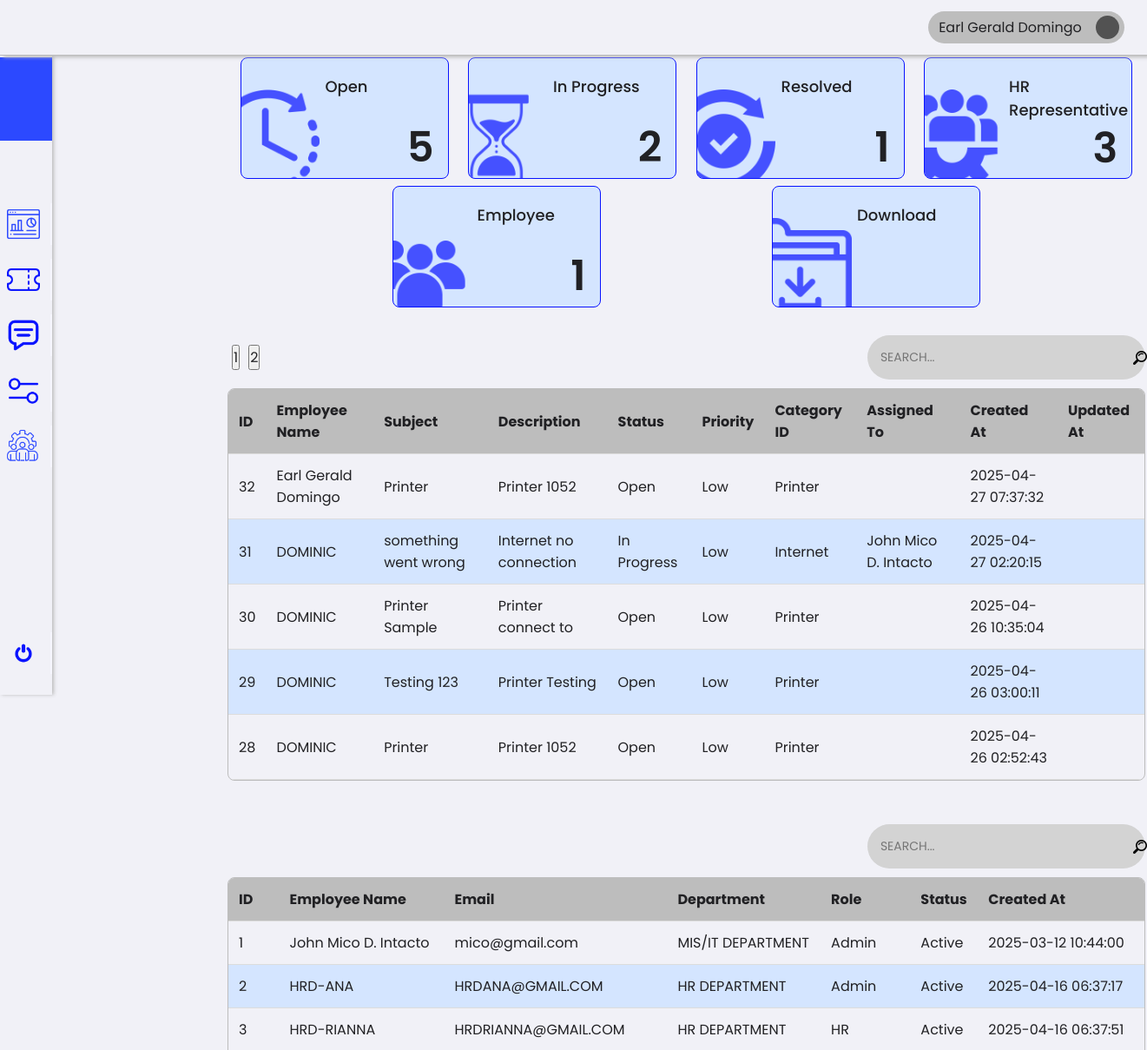
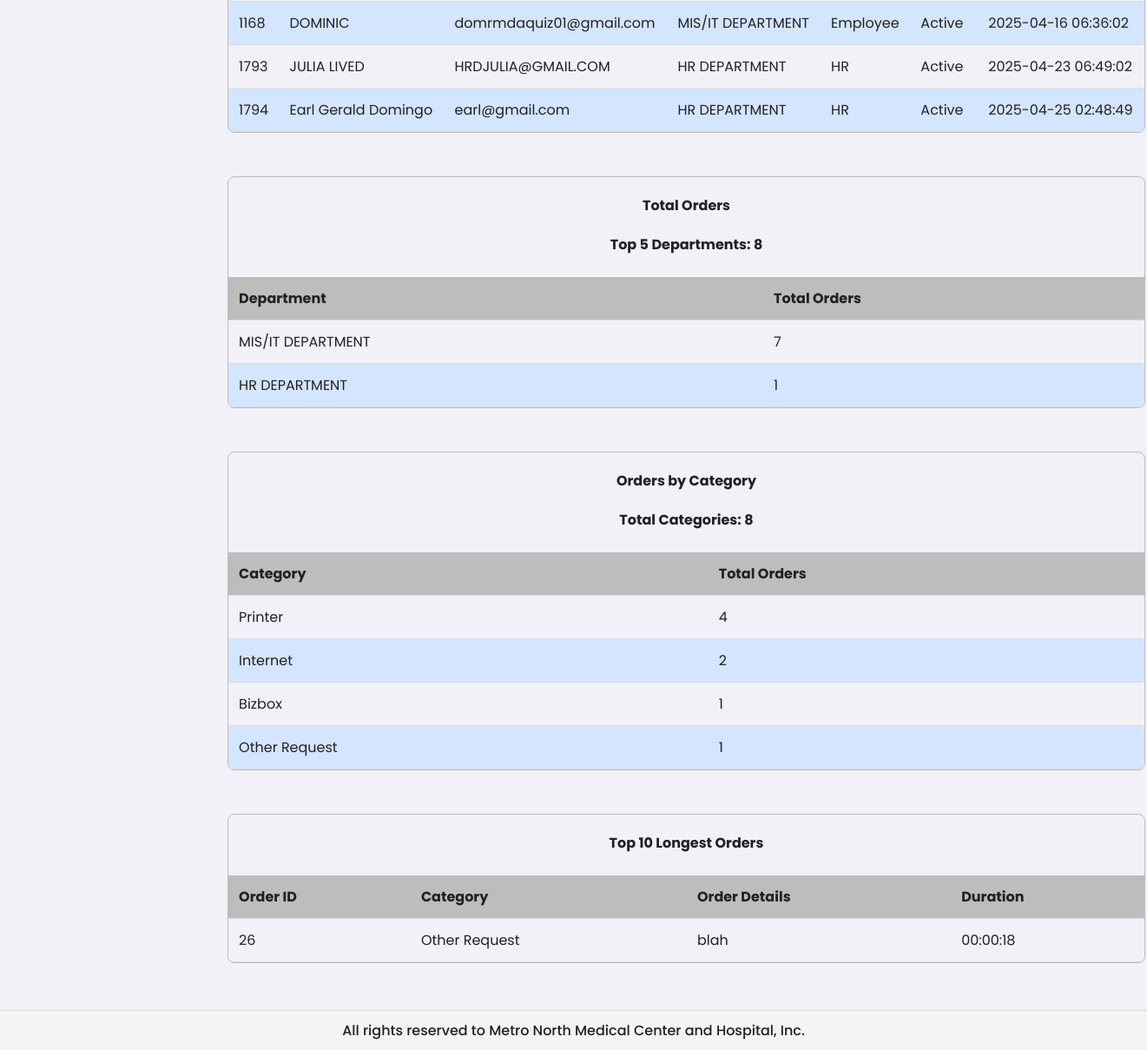
/1/superAdmin/dashboard.php (signed in), run on the app's committed database (2 pictures, top to bottom).
### tables this page shows
CREATE TABLE `tickets` (
  `id` int(11) NOT NULL,
  `employee_id` int(11) NOT NULL,
  `subject` varchar(255) NOT NULL,
  `description` text NOT NULL,
  `status` enum('Open','In Progress','Resolved','Closed') DEFAULT 'Open',
  `priority` enum('Low','Medium','High') DEFAULT 'Low',
  `category_id` int(11) NOT NULL,
  `assigned_to` int(11) DEFAULT NULL,
  `created_at` timestamp NOT NULL DEFAULT current_timestamp(),
  `start_at` timestamp NULL DEFAULT NULL,
  `updated_at` timestamp NULL DEFAULT NULL,
  `leave_type_id` int(11) DEFAULT NULL,
  `leave_request_id` int(11) DEFAULT NULL
);

CREATE TABLE `users` (
  `id` int(11) NOT NULL,
  `name` varchar(255) NOT NULL,
  `email` varchar(255) NOT NULL,
  `password` varchar(255) NOT NULL,
  `role` enum('Employee','HR','HR HEAD','Admin') NOT NULL,
  `department` varchar(255) DEFAULT NULL,
  `status` enum('Active','Inactive') NOT NULL,
  `created_at` timestamp NOT NULL DEFAULT current_timestamp()
);

CREATE TABLE `categories` (
  `id` int(11) NOT NULL,
  `name` varchar(255) NOT NULL
);

### 1/superAdmin/dashboard.php (the view, shortened to what the rows shown need)
<?php
require_once '../../0/includes/employeeTicket.php';
require_once '../../0/includes/adminTableQuery.php';
require_once '../../0/includes/adminDashboardTables.php';
?>
<!DOCTYPE html>
<html lang="en">
<head>
    <link rel="stylesheet" href="../../assets/css/framework.css">
    <link rel="stylesheet" href="../../assets/css/dashboard.css">
</head>
<body>
    <div class="container">
        <d class="content">
            <div class="tableContainer" id="tableContainerTicketID">
                <table>
                    <thead>
                        <tr>
                            <th>ID <i class="fas fa-sort"></i></th>
                            <th>Employee Name <i class="fas fa-sort"></i></th>
                            <th>Subject <i class="fas fa-sort"></i></th>
                            <th>Description <i class="fas fa-sort"></i></th>
                            <th>Status <i class="fas fa-sort"></i></th>
                            <th>Priority <i class="fas fa-sort"></i></th>
                            <th>Category ID <i class="fas fa-sort"></i></th>
                            <th>Assigned To <i class="fas fa-sort"></i></th>
                            <th>Created At <i class="fas fa-sort"></i></th>
                            <th>Updated At <i class="fas fa-sort"></i></th>
                        </tr>
                    </thead>
                    <tbody>
                        <?php if (!empty($tickets)): ?>
                            <?php foreach ($tickets as $ticket): ?>
                                <tr data-id="<?= htmlspecialchars($user['id']) ?>">
                                    <td><?= htmlspecialchars($ticket['id']) ?></td>
                                    <td><?= htmlspecialchars($ticket['employee_name']) ?></td>
                                    <td><?= htmlspecialchars($ticket['subject']) ?></td>
                                    <td><?= htmlspecialchars($ticket['description']) ?></td>
                                    <td><?= htmlspecialchars($ticket['status']) ?></td>
                                    <td><?= htmlspecialchars($ticket['priority']) ?></td>
                                    <td><?= htmlspecialchars($ticket['category_name']) ?></td>
                                    <td><?= htmlspecialchars($ticket['assigned_to_name']) ?></td>
                                    <td><?= htmlspecialchars($ticket['created_at']) ?></td>
                                    <td><?= htmlspecialchars($ticket['updated_at']) ?></td>
                                </tr>
                            <?php endforeach; ?>
                        <?php else: ?>
                            <tr>
                                <td colspan="10" style="text-align: center;">No tickets found</td>
                            </tr>
                        <?php endif; ?>
                    </tbody>
                </table>
            </div>
            <br><br>
            <div class="tableContainer" id="tableContainerUserID">
                <table class="ticketTable">
                    <thead>
                        <tr>
                            <th>ID <i class="fas fa-sort"></i></th>
                            <th>Employee Name <i class="fas fa-sort"></i></th>
                            <th>Email <i class="fas fa-sort"></i></th>
                            <th>Department <i class="fas fa-sort"></i></th>
                            <th>Role <i class="fas fa-sort"></i></th>
                            <th>Status <i class="fas fa-sort"></i></th>
                            <th>Created At <i class="fas fa-sort"></i></th>
                        </tr>
                    </thead>
                    <tbody>
                        <?php if (!empty($users)): ?>
                            <?php foreach ($users as $user): ?>
                                <tr class="<?= $user['status'] === 'Inactive' ? 'inactive-row' : '' ?>">
                                    <td><?= htmlspecialchars($user['id'] ?? 'N/A') ?></td>
                                    <td><?= htmlspecialchars($user['name'] ?? 'N/A') ?></td>
                                    <td><?= htmlspecialchars($user['email'] ?? 'N/A') ?></td>
                                    <td><?= htmlspecialchars($user['department'] ?? 'N/A') ?></td>
                                    <td><?= htmlspecialchars($user['role'] ?? 'N/A') ?></td>
                                    <td><?= htmlspecialchars($user['status'] ?? 'N/A') ?></td>
                                    <td><?= htmlspecialchars($user['created_at'] ?? 'N/A') ?></td>
                                </tr>
                            <?php endforeach; ?>
                        <?php else: ?>
                            <tr>
                                <td colspan="7" style="text-align: center;">No users found</td>
                            </tr>
                        <?php endif; ?>
                    </tbody>
                </table>
            </div>
            <br><br>
            <div class="tableContainer" id="tableContainerDepartment">
                <table>
                    <h1 style="text-align: center; margin-top: 20px;">Total Orders</h1>
                    <h1 style="text-align: center; margin-top: 20px;">
                        Top 5 Departments: <?= htmlspecialchars($totalTickets ?? 0) ?>
                    </h1>
                    <br>
                    <thead>
                        <tr>
                            <th>Department <i class="fas fa-sort"></i></th>
                            <th>Total Orders <i class="fas fa-sort"></i></th>
                        </tr>
                    </thead>
                </table>
            </div>
            <br><br>
            <div class="tableContainer" id="tableContainerCategory">
                <table>
                    <h1 style="text-align: center; margin-top: 20px;">Orders by Category</h1>
                    <h1 style="text-align: center; margin-top: 20px;">
                        Total Categories: <?= htmlspecialchars($totalCategory ?? 0) ?>
                    </h1>
                    <br>
                    <thead>
                        <tr>
                            <th>Category <i class="fas fa-sort"></i></th>
                            <th>Total Orders <i class="fas fa-sort"></i></th>
                        </tr>
                    </thead>
                </table>
            </div>
            <br><br>
            <div class="tableContainer" id="tableContainerCategory">
    <table>
        <h1 style="text-align: center; margin-top: 20px;">Top 10 Longest Orders</h1>
        <br>
        <thead>
            <tr>
                <th>Order ID <i class="fas fa-sort"></i></th>
                <th>Category <i class="fas fa-sort"></i></th>
                <th>Order Details <i class="fas fa-sort"></i></th>
                <th>Duration <i class="fas fa-sort"></i></th>
            </tr>
        </thead>
        <tbody>
            <?php if (!empty($longestOrders)): ?>
                <?php foreach ($longestOrders as $order): ?>
                    <tr>
                        <td><?= htmlspecialchars($order['ticket_id'] ?? 'N/A') ?></td>
                        <td><?= htmlspecialchars($order['category'] ?? 'N/A') ?></td>
                        <td><?= htmlspecialchars($order['order_details'] ?? 'N/A') ?></td>
                        <td>
                            <?php
                                $hours = floor($order['duration_seconds'] / 3600);
                                $minutes = floor(($order['duration_seconds'] % 3600) / 60);
                                $seconds = $order['duration_seconds'] % 60;
                                echo sprintf('%02d:%02d:%02d', $hours, $minutes, $seconds);
                            ?>
                        </td>
                    </tr>
                <?php endforeach; ?>
            <?php else: ?>
                <tr>
                    <td colspan="4" style="text-align: center;">No Orders found</td>
                </tr>
            <?php endif; ?>
        </tbody>
    </table>
</div>
            <br><br><br><br>
    </div>
</body>
</html>

### data on the page
tickets: id "32", employee.name "Earl Gerald Domingo", subject "Printer", description "Printer 1052", status "Open", priority "Low", category.name "Printer", created_at "2025-04-27 07:37:32"
tickets: id "31", employee.name "DOMINIC", subject "something went wrong", description "Internet no connection", status "In Progress", priority "Low", category.name "Internet", assigned_to.name "John Mico D. Intacto", created_at "2025-04-27 02:20:15"
tickets: id "30", employee.name "DOMINIC", subject "Printer Sample", description "Printer connect to", status "Open", priority "Low", category.name "Printer", created_at "2025-04-26 10:35:04"
tickets: id "29", employee.name "DOMINIC", subject "Testing 123", description "Printer Testing", status "Open", priority "Low", category.name "Printer", created_at "2025-04-26 03:00:11"
tickets: id "28", employee.name "DOMINIC", subject "Printer", description "Printer 1052", status "Open", priority "Low", category.name "Printer", created_at "2025-04-26 02:52:43"
users: id "1", name "John Mico D. Intacto", email "mico@gmail.com", department "MIS/IT DEPARTMENT", role "Admin", status "Active", created_at "2025-03-12 10:44:00"
users: id "2", name "HRD-ANA", email "HRDANA@GMAIL.COM", department "HR DEPARTMENT", role "Admin", status "Active", created_at "2025-04-16 06:37:17"
users: id "3", name "HRD-RIANNA", email "HRDRIANNA@GMAIL.COM", department "HR DEPARTMENT", role "HR", status "Active", created_at "2025-04-16 06:37:51"
users: id "1168", name "DOMINIC", email "domrmdaquiz01@gmail.com", department "MIS/IT DEPARTMENT", role "Employee", status "Active", created_at "2025-04-16 06:36:02"
users: id "1793", name "JULIA LIVED", email "HRDJULIA@GMAIL.COM", department "HR DEPARTMENT", role "HR", status "Active", created_at "2025-04-23 06:49:02"
users: id "1794", name "Earl Gerald Domingo", email "earl@gmail.com", department "HR DEPARTMENT", role "HR", status "Active", created_at "2025-04-25 02:48:49"
tickets: id "26", category.name "Other Request", description "blah", hours "00", minutes "00", seconds "18"

### other printed values
$statusCounts['Open'] "5"
$statusCounts['In Progress'] "2"
$statusCounts['Resolved'] "1"
$roleCounts['HR'] "3"
$roleCounts['Employee'] "1"
$totalTickets "8"
$department['department'] "MIS/IT DEPARTMENT"
$department['totalDepartmentCounts'] "7"
$department['department'] "HR DEPARTMENT"
$department['totalDepartmentCounts'] "1"
$totalCategory "8"
$category['category'] "Printer"
$category['totalCategoryCounts'] "4"
$category['category'] "Internet"
$category['totalCategoryCounts'] "2"
